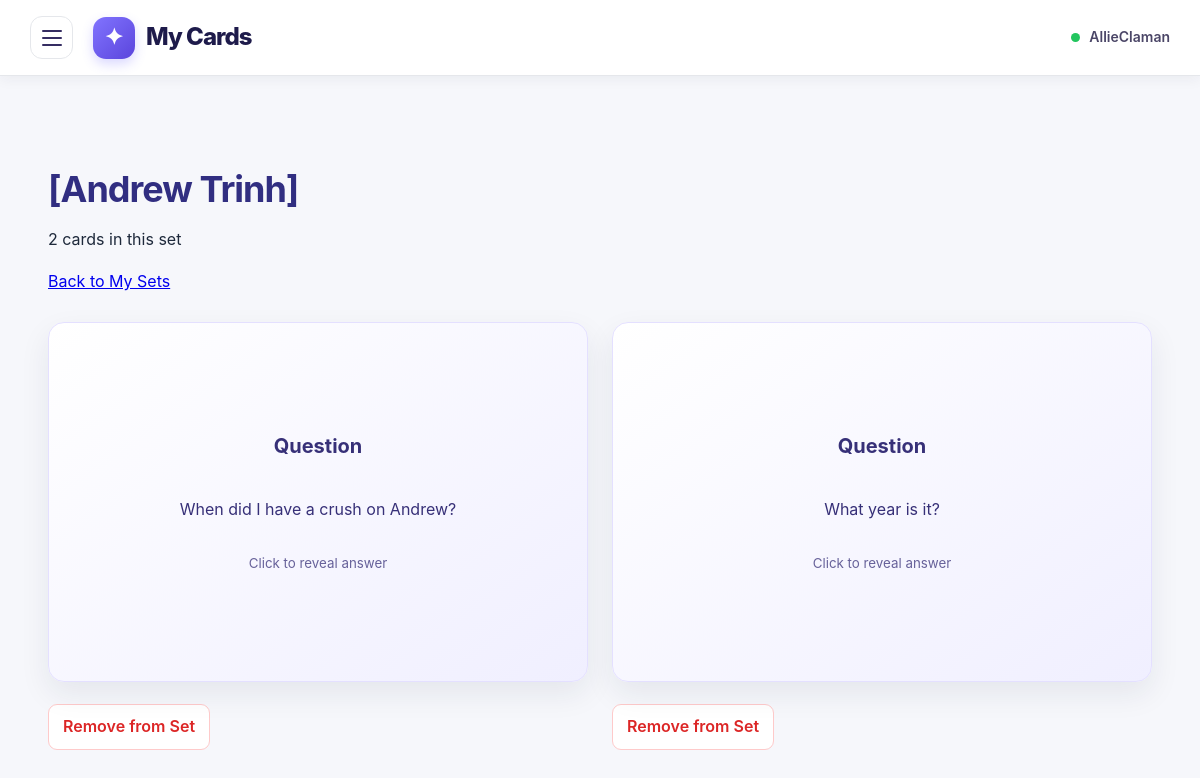
Page /sets/11 (signed in) on the earlier database version.
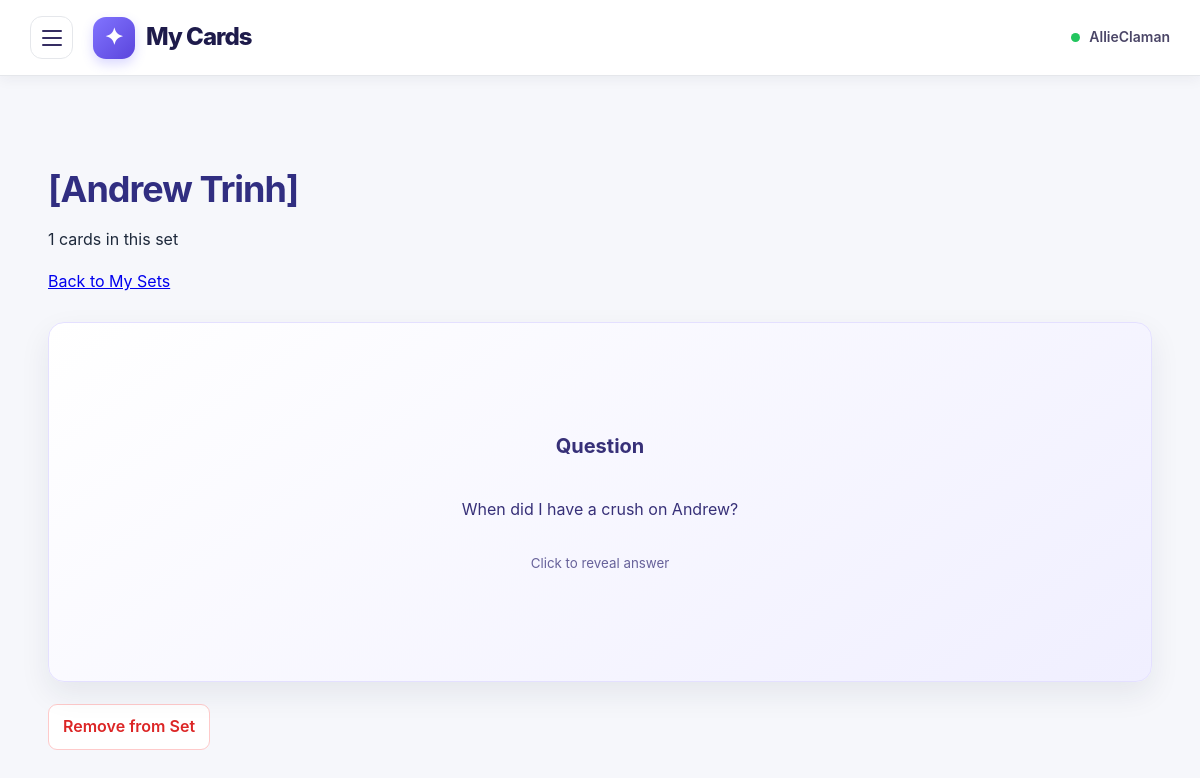
Same page on the later database version.
### papo_cito.py (models this page shows)
class Card(db.Model):
    __tablename__ = "cards"
    id = db.Column(db.Integer, primary_key=True)
    question = db.Column(db.String(200))
    answer = db.Column(db.Text)
    user_id = db.Column(db.Integer, db.ForeignKey("pot_users.id"), nullable=False)

### papo_cito.py (the view)
@app.route("/sets/<int:set_id>")
def view_set(set_id):
    if "user_id" not in session:
        return redirect(url_for("login"))
    card_set = CardSet.query.filter_by(
        id=set_id,
        user_id=session["user_id"]
    ).first_or_404()
    return render_template(
        "set_detail.html",
        card_set=card_set,
        cards=card_set.cards
    )

### templates/set_detail.html (shortened to what this page needs)
{% extends "base.html" %}
{% block content %}
	<div class="cards-page">
	<h1>[{{ card_set.name }}]</h1>
	<p>{{ cards|length }} cards in this set</p>
	<p>
	<a href="{{ url_for('my_sets') }}">Back to My Sets</a>
	</p>
	<div class="cards-grid">
	{% for card in cards %}
		<div class="card-item">
			<div class="flashcard" onclick="flipCard(this)">
				<div class="flashcard-inner">
					<div class="flashcard-front">
						<h3>Question</h3>
						<p>{{ card.question }}</p>
						<small>Click to reveal answer</small>
					</div>
					<div class="flashcard-back">
						<h3>Answer</h3>
						<p>{{ card.answer }}</p>
						<small>Click to return</small>
					</div>
				</div>
			</div>
			<form
				method="POST"
				action="{{ url_for('remove_card_from_set',
					set_id=card_set.id,
					card_id=card.id) }}"
				onsubmit="return confirm('Remove this card from the set?');"
				>
				<button type="submit" class="remove-set-button">
					Remove from Set
				</button>
			</form>
		</div>
	{% else %}
		<p>This set is empty. Add some flashcards to get started!</p>
	{% endfor %}
	</div>
	</div>
{% endblock %}

Differences in the rows shown:
removed Card: question "What year is it?", answer "2026"
Other differences:
{{ cards|length }}: "2" → "1"
